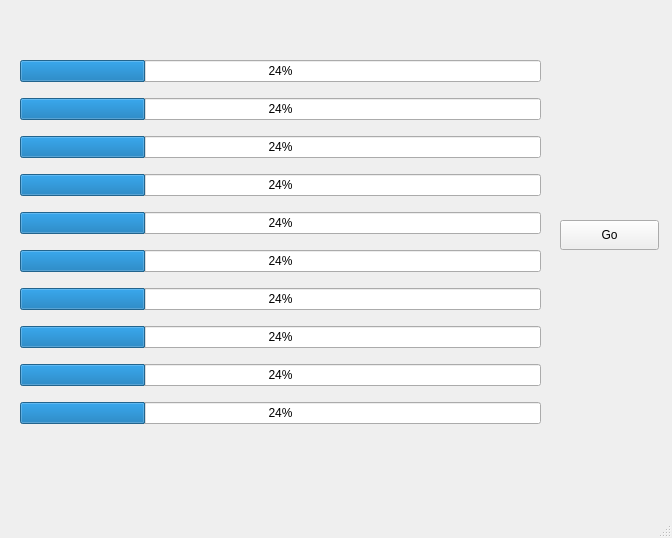
<?xml version="1.0" encoding="UTF-8"?>
<ui version="4.0">
 <class>MainWindow</class>
 <widget class="QMainWindow" name="MainWindow">
  <property name="geometry">
   <rect>
    <x>0</x>
    <y>0</y>
    <width>672</width>
    <height>538</height>
   </rect>
  </property>
  <property name="windowTitle">
   <string>MainWindow</string>
  </property>
  <widget class="QWidget" name="centralwidget">
   <widget class="QWidget" name="verticalLayoutWidget">
    <property name="geometry">
     <rect>
      <x>20</x>
      <y>50</y>
      <width>521</width>
      <height>391</height>
     </rect>
    </property>
    <layout class="QVBoxLayout" name="lay">
     <item>
      <widget class="QProgressBar" name="progressBar">
       <property name="value">
        <number>24</number>
       </property>
      </widget>
     </item>
     <item>
      <widget class="QProgressBar" name="progressBar_2">
       <property name="value">
        <number>24</number>
       </property>
      </widget>
     </item>
     <item>
      <widget class="QProgressBar" name="progressBar_3">
       <property name="value">
        <number>24</number>
       </property>
      </widget>
     </item>
     <item>
      <widget class="QProgressBar" name="progressBar_4">
       <property name="value">
        <number>24</number>
       </property>
      </widget>
     </item>
     <item>
      <widget class="QProgressBar" name="progressBar_5">
       <property name="value">
        <number>24</number>
       </property>
      </widget>
     </item>
     <item>
      <widget class="QProgressBar" name="progressBar_6">
       <property name="value">
        <number>24</number>
       </property>
      </widget>
     </item>
     <item>
      <widget class="QProgressBar" name="progressBar_7">
       <property name="value">
        <number>24</number>
       </property>
      </widget>
     </item>
     <item>
      <widget class="QProgressBar" name="progressBar_8">
       <property name="value">
        <number>24</number>
       </property>
      </widget>
     </item>
     <item>
      <widget class="QProgressBar" name="progressBar_9">
       <property name="value">
        <number>24</number>
       </property>
      </widget>
     </item>
     <item>
      <widget class="QProgressBar" name="progressBar_10">
       <property name="value">
        <number>24</number>
       </property>
      </widget>
     </item>
    </layout>
   </widget>
   <widget class="QPushButton" name="btn_Go">
    <property name="geometry">
     <rect>
      <x>560</x>
      <y>220</y>
      <width>99</width>
      <height>30</height>
     </rect>
    </property>
    <property name="text">
     <string>Go</string>
    </property>
   </widget>
  </widget>
  <widget class="QMenuBar" name="menubar">
   <property name="geometry">
    <rect>
     <x>0</x>
     <y>0</y>
     <width>672</width>
     <height>28</height>
    </rect>
   </property>
  </widget>
  <widget class="QStatusBar" name="statusbar"/>
 </widget>
 <resources/>
 <connections/>
</ui>
